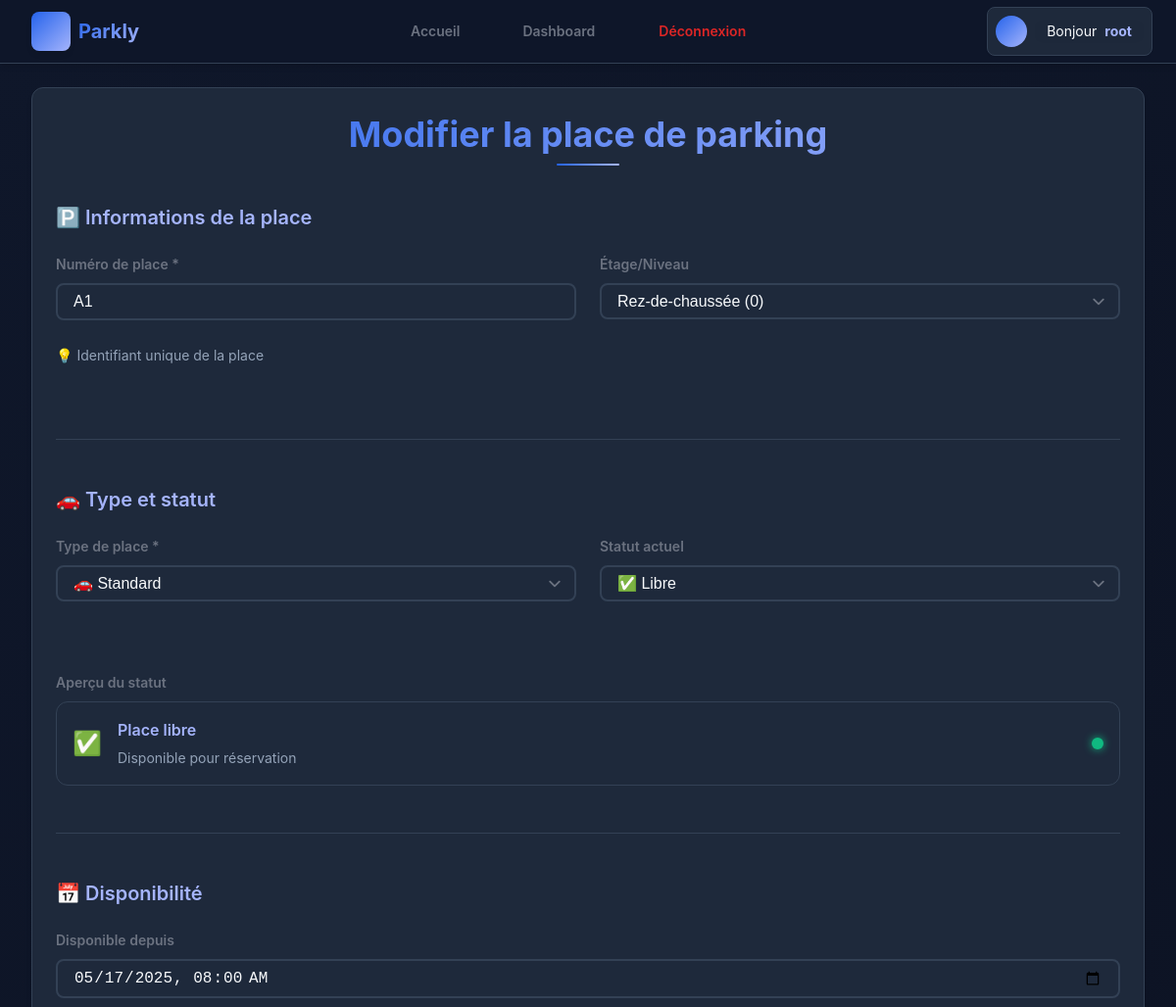
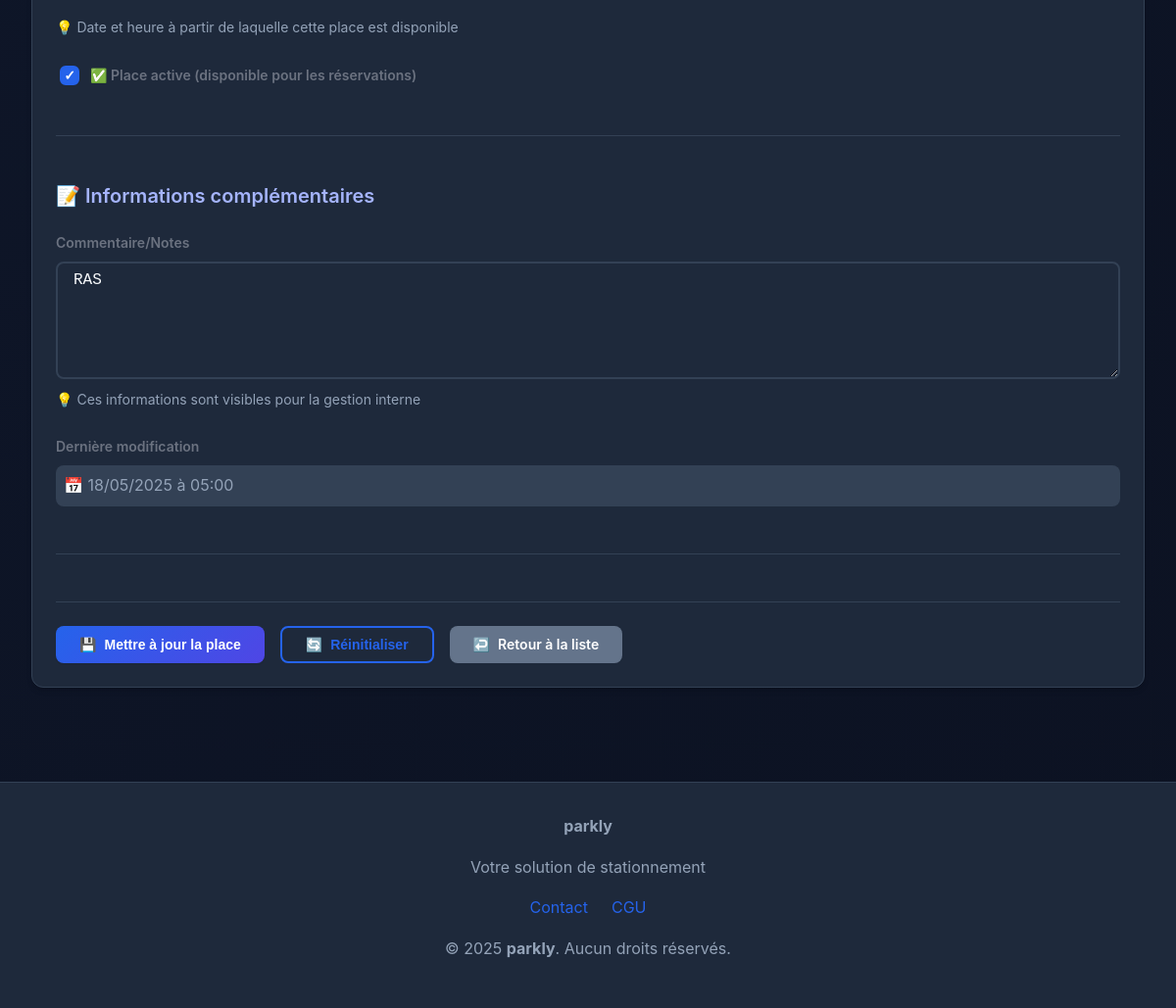
Screenshot of /?page=edit_parking&id=1 (signed in) with the database file from the repository (2 pictures, top to bottom).
### tables this page shows
CREATE TABLE `parking` (
  `id` int NOT NULL AUTO_INCREMENT,
  `numero_place` varchar(10) NOT NULL,
  `etage` int DEFAULT '0',
  `type_place` enum('standard','handicap','electrique','moto') NOT NULL DEFAULT 'standard',
  `statut` enum('libre','occupe','reserve','maintenance') NOT NULL DEFAULT 'libre',
  `disponible_depuis` datetime DEFAULT NULL,
  `date_maj` timestamp NULL DEFAULT CURRENT_TIMESTAMP ON UPDATE CURRENT_TIMESTAMP,
  `derniere_reservation_id` int DEFAULT NULL,
  `commentaire` text,
  `actif` tinyint(1) DEFAULT '1',
  PRIMARY KEY (`id`),
  UNIQUE KEY `numero_place` (`numero_place`)
);

### app/controllers/AdminParkingController.php (called while the page is built, shortened)
<?php
require_once __DIR__ . '/../models/Parking.php';
class AdminParkingController
{
    public function editParkingForm(int $id): void
    {
        try {
            $parkingModel = new Parking();
            $parking = $parkingModel->getById($id);
            require_once __DIR__ . '/../views/admin/edit_parking.php';
        } catch (Exception $e) {
            error_log("Erreur lors de la récupération du parking : " . $e->getMessage());
            $_SESSION['error'] = "Erreur lors du chargement du parking.";
            header('Location: /?page=admin_parkings');
            exit;
        }
    }
}

### app/models/Parking.php (called while the page is built, shortened)
<?php
class Parking
{
    private $pdo;
    public function __construct()
    {
        $this->pdo = new PDO(DB_DSN, DB_USER, DB_PASS);
        $this->pdo->setAttribute(PDO::ATTR_ERRMODE, PDO::ERRMODE_EXCEPTION);
    }
    public function getById(int $id): ?array
    {
        $stmt = $this->pdo->prepare("SELECT * FROM parking WHERE id = ?");
        $stmt->execute([$id]);
        $result = $stmt->fetch(PDO::FETCH_ASSOC);
        return $result ?: null;
    }
}

### app/views/admin/edit_parking.php (the view, shortened to what this page needs)
<?php
require_once '../app/views/templates/head.php';
require_once '../app/views/templates/nav.php';
?>
<div class="container fade-in">
    <div class="card">
        <h1 class="section-title">Modifier la place de parking</h1>
        <form method="POST" action="/?page=edit_parking&id=<?= $parking['id'] ?>" class="slide-in" id="editParkingForm">
            <div class="form-section">
                <h3 style="color: var(--text-accent); margin-bottom: var(--spacing-lg); font-size: var(--font-size-xl);">
                    🅿️ Informations de la place
                </h3>
                <div style="display: grid; grid-template-columns: 1fr 1fr; gap: var(--spacing-lg); margin-bottom: var(--spacing-lg);">
                    <div class="form-group">
                        <label for="numero_place" class="form-label">Numéro de place *</label>
                        <input type="text" class="form-input" id="numero_place" name="numero_place"
                               value="<?= htmlspecialchars($parking['numero_place'] ?? '') ?>"
                               placeholder="Ex: A12, B05, 101" required>
                        <div class="form-error" id="numero_place-error"></div>
                        <small style="color: var(--text-muted); font-size: var(--font-size-sm);">
                            💡 Identifiant unique de la place
                        </small>
                    </div>
                    <div class="form-group">
                        <label for="etage" class="form-label">Étage/Niveau</label>
                        <select class="form-select" id="etage" name="etage">
                            <option value="0" <?= ($parking['etage'] ?? '0') == '0' ? 'selected' : '' ?>>Rez-de-chaussée (0)</option>
                        </select>
                        <div class="form-error" id="etage-error"></div>
                    </div>
                </div>
            </div>
            <div class="form-section">
                <h3 style="color: var(--text-accent); margin-bottom: var(--spacing-lg); font-size: var(--font-size-xl);">
                    🚗 Type et statut
                </h3>
                <div style="display: grid; grid-template-columns: 1fr 1fr; gap: var(--spacing-lg); margin-bottom: var(--spacing-lg);">
                    <div class="form-group">
                        <label for="type_place" class="form-label">Type de place *</label>
                        <select class="form-select" id="type_place" name="type_place" required>
                            <option value="standard" <?= ($parking['type_place'] ?? '') === 'standard' ? 'selected' : '' ?>>🚗 Standard</option>
                        </select>
                        <div class="form-error" id="type_place-error"></div>
                    </div>
                    <div class="form-group">
                        <label for="statut" class="form-label">Statut actuel</label>
                        <select class="form-select" id="statut" name="statut">
                            <option value="libre" <?= ($parking['statut'] ?? 'libre') === 'libre' ? 'selected' : '' ?>>✅ Libre</option>
                        </select>
                        <div class="form-error" id="statut-error"></div>
                    </div>
                </div>
                <div class="form-group">
                    <label class="form-label">Aperçu du statut</label>
                    <div class="status-preview-card" id="status-preview">
                        <div class="status-icon" id="preview-icon">✅</div>
                        <div class="status-text">
                            <span class="status-label" id="preview-label">Place libre</span>
                            <span class="status-description" id="preview-description">Disponible pour réservation</span>
                        </div>
                        <div class="status-indicator" id="preview-indicator"></div>
                    </div>
                </div>
            </div>
            <div class="form-section">
                <h3 style="color: var(--text-accent); margin-bottom: var(--spacing-lg); font-size: var(--font-size-xl);">
                    📅 Disponibilité
                </h3>
                <div class="form-group">
                    <label for="disponible_depuis" class="form-label">Disponible depuis</label>
                    <input type="datetime-local" class="form-input" id="disponible_depuis" name="disponible_depuis"
                           value="<?= isset($parking['disponible_depuis']) ? date('Y-m-d\TH:i', strtotime($parking['disponible_depuis'])) : '' ?>">
                    <div class="form-error" id="disponible_depuis-error"></div>
                    <small style="color: var(--text-muted); font-size: var(--font-size-sm);">
                        💡 Date et heure à partir de laquelle cette place est disponible
                    </small>
                </div>
                <div class="form-group">
                    <div style="display: flex; align-items: center; gap: var(--spacing-sm);">
                        <input type="checkbox" id="actif" name="actif" value="1"
                               <?= (isset($parking['actif']) && $parking['actif']) ? 'checked' : '' ?>>
                        <label for="actif" class="form-label" style="margin: 0; cursor: pointer;">
                            ✅ Place active (disponible pour les réservations)
                        </label>
                    </div>
                </div>
            </div>
            <div class="form-section">
                <h3 style="color: var(--text-accent); margin-bottom: var(--spacing-lg); font-size: var(--font-size-xl);">
                    📝 Informations complémentaires
                </h3>
                <div class="form-group">
                    <label for="commentaire" class="form-label">Commentaire/Notes</label>
                    <textarea class="form-textarea" id="commentaire" name="commentaire"
                              rows="3" placeholder="Informations particulières sur cette place (taille, accès, équipements...)"><?= htmlspecialchars($parking['commentaire'] ?? '') ?></textarea>
                    <small style="color: var(--text-muted); font-size: var(--font-size-sm);">
                        💡 Ces informations sont visibles pour la gestion interne
                    </small>
                </div>
                <?php if (isset($parking['date_maj'])): ?>
                <div class="form-group">
                    <label class="form-label">Dernière modification</label>
                    <div style="background: var(--bg-tertiary); padding: var(--spacing-sm); border-radius: var(--radius-md); color: var(--text-muted);">
                        📅 <?= date('d/m/Y à H:i', strtotime($parking['date_maj'])) ?>
                    </div>
                </div>
                <?php endif; ?>
            </div>
            <div class="reservation-actions" style="border-top: 1px solid var(--border-color); padding-top: var(--spacing-lg);">
                <button type="submit" class="btn btn-primary" id="submit-btn">
                    <span>💾</span>
                    Mettre à jour la place
                </button>
                <button type="reset" class="btn btn-outline" id="reset-btn">
                    <span>🔄</span>
                    Réinitialiser
                </button>
                <a href="/?page=admin_parkings" class="btn btn-secondary">
                    <span>↩️</span>
                    Retour à la liste
                </a>
            </div>
        </form>
    </div>
</div>
<?php require_once '../app/views/templates/footer.php'; ?>

### public/assets/css/templates/nav.css (style rules this page uses)
:root { --nav-bg: #ffffff; --nav-border: #e5e7eb; --nav-shadow: 0 1px 3px rgba(0, 0, 0, 0.1); --nav-link-color: #374151; --nav-link-hover-bg: #f3f4f6; --nav-link-hover-color: #1f2937; --primary-color: #2563eb; --danger-color: #dc2626; --danger-bg: #fef2f2; --text-secondary: #6b7280; --admin-bg: #fef3c7; --admin-color: #92400e; --nav-height: 60px; --nav-z-index: 100; }

### app/views/admin/edit_parking.php (style rules this page uses)
.form-section { margin-bottom: var(--spacing-2xl); padding-bottom: var(--spacing-lg); border-bottom: 1px solid var(--border-color); }
.form-section h3 { display: flex; align-items: center; gap: var(--spacing-sm); }
.container.fade-in, .form-section, #editParkingForm.slide-in { opacity: 1 !important; transform: none !important; display: block !important; visibility: visible !important; }
.status-preview-card { background: var(--bg-card); border: 1px solid var(--border-color); border-radius: var(--radius-lg); padding: var(--spacing-md); display: flex; align-items: center; gap: var(--spacing-md); transition: all var(--transition-normal); }
.status-icon { font-size: 1.5rem; }
.status-text { display: flex; flex-direction: column; gap: var(--spacing-xs); flex: 1; }
.status-label { font-weight: 600; color: var(--text-accent); }
.status-description { font-size: var(--font-size-sm); color: var(--text-muted); }
.status-indicator { width: 0.75rem; height: 0.75rem; border-radius: 50%; box-shadow: 0 0 8px currentColor; }
.status-indicator.success { background: var(--success-color); color: var(--success-color); }
.form-select { appearance: none; background-position: right 0.5rem center; background-repeat: no-repeat; background-size: 1.5em 1.5em; padding-right: 2.5rem; }
input[type="checkbox"] { appearance: none; width: 1.25rem; height: 1.25rem; border: 2px solid var(--border-color); border-radius: var(--radius-sm); background: var(--bg-secondary); cursor: pointer; position: relative; transition: all var(--transition-fast); }
input[type="checkbox"]:checked { background: var(--primary-color); border-color: var(--primary-color); }
input[type="checkbox"]:checked::before { content: '✓'; position: absolute; top: 50%; left: 50%; transform: translate(-50%, -50%); color: white; font-size: 0.875rem; font-weight: bold; }
.form-error { color: var(--danger-color); font-size: var(--font-size-sm); margin-top: var(--spacing-xs); min-height: 1.2rem; transition: all var(--transition-fast); }

### rows the page displays
parking: numero_place "A1", etage "Rez-de-chaussée (0)", type_place "🚗 Standard", statut "✅ Libre", disponible_depuis "05/17/2025 08:00", actif "☑", commentaire "RAS", date_maj "18/05/2025 à 05:00"

### other values shown
$item['label'] "Accueil"
$item['label'] "Dashboard"
$item['label'] "Déconnexion"
$displayName "root"
